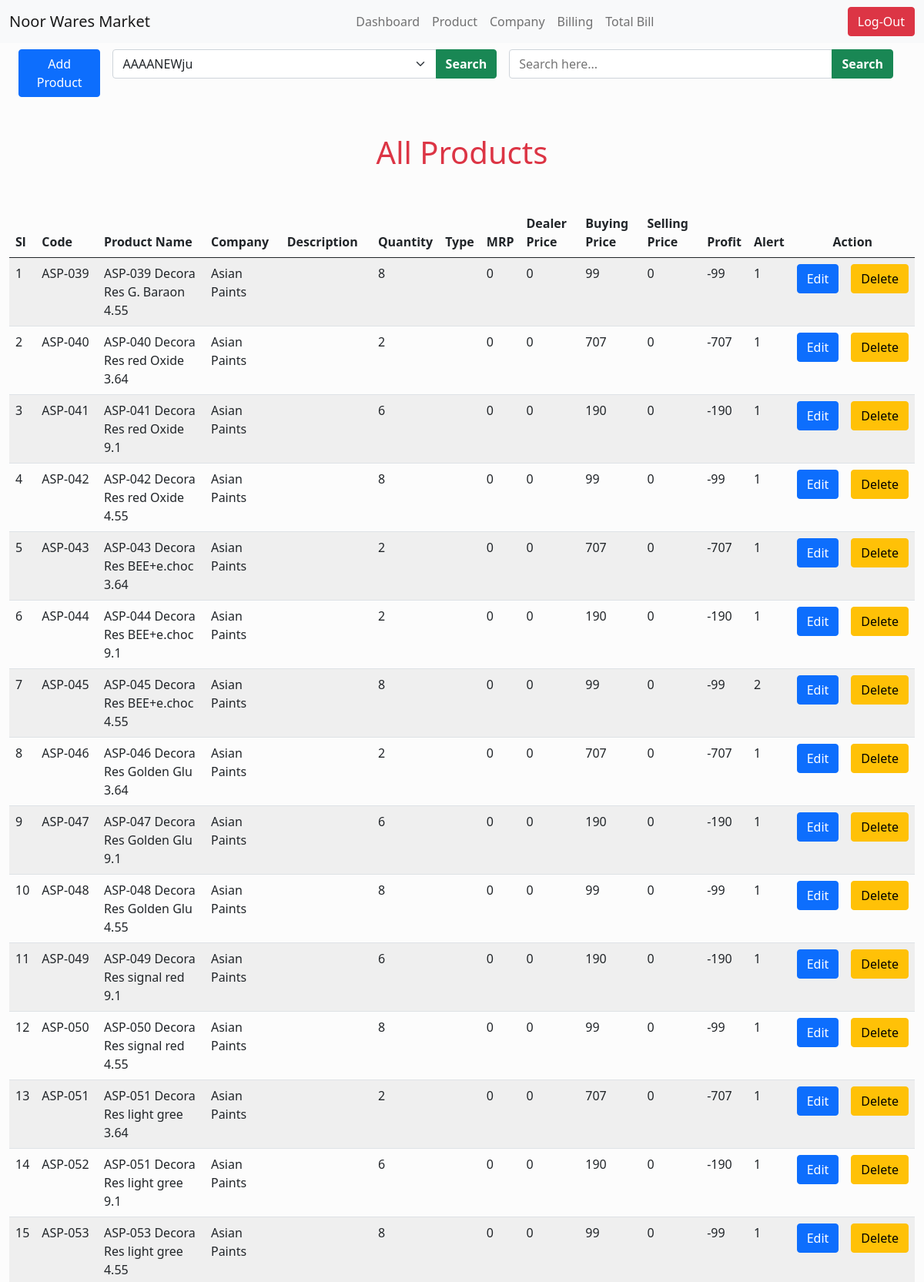
Page /product.php?page=3 (signed in, upper part) on the committed database.
### tables this page shows
CREATE TABLE `product` (
  `product_code` varchar(255) NOT NULL,
  `product_name` varchar(255) NOT NULL,
  `company` varchar(255) NOT NULL,
  `description` varchar(255) NOT NULL,
  `type` varchar(255) NOT NULL,
  `qty` varchar(255) NOT NULL,
  `mrp` varchar(255) NOT NULL,
  `dealer_price` varchar(255) NOT NULL,
  `buying_price` varchar(255) NOT NULL,
  `selling_price` varchar(255) NOT NULL,
  `net_profit` varchar(255) NOT NULL,
  `low_alert` varchar(255) NOT NULL
);

### product.php (the view, shortened to what this page needs)
<?php
    if(isset($_SESSION['User'])){
?>
<?php
    require_once('connection.php');
    $sql = "SELECT * FROM product;";
    $result = mysqli_query($conn, $sql) or die("cannot execute query");
    $dd = mysqli_num_rows($result);
    $result_per_page = 50;
    if(!isset($_GET['page'])){
        $page = 1;
    }
    else{
        $page = $_GET['page'];
    }
    $this_page_first_result = ($page-1)*$result_per_page;
    $sqlpage = "SELECT * FROM product LIMIT $this_page_first_result, $result_per_page";
    $resultpage = mysqli_query($conn, $sqlpage) or die("cannot execute product by page");
?>
<!DOCTYPE html>
<html lang="en" >
<head>
    <link href="https://cdn.jsdelivr.net/npm/bootstrap@5.0.2/dist/css/bootstrap.min.css" rel="stylesheet">
    <link rel="stylesheet" href="style.css">
<link rel="stylesheet" href="stylefooter.css">
</head>
<body onload="randomcode();">
    <nav class="navbar fixed-top navbar-expand-lg navbar-light bg-light">
        <div class="container-fluid">
          <a class="navbar-brand" href="dashboard.php">Noor Wares Market</a>
          <div class="collapse navbar-collapse" id="navbarSupportedContent">
            <ul class="navbar-nav mx-auto mb-2 mb-lg-0">
              <li class="nav-item">
                <a class="nav-link" href="dashboard.php">Dashboard</a>
              </li>
              <li class="nav-item">
                <a class="nav-link" href="product.php">Product</a>
              </li>
              <li class="nav-item">
                <a class="nav-link" href="displayajex.php">Company</a>
              </li>
              <li class="nav-item">
                <a class="nav-link" href="billing2.php">Billing</a>
              </li>
              <li class="nav-item">
                <a class="nav-link" onclick="movetodatebysearch()">Total Bill</a>
              </li>
            </ul>
          </div>
          <a class="btn btn-danger" href="logout.php?logout">Log-Out</a>
        </div>
    </nav>
    <section class="add_delete_search mt-5 container-fluid">
        <div class="btngrp d-flex container-fluid">
            <button type="button" class="btn btn-primary mt-3 me-3" data-bs-toggle="modal" data-bs-target="#exampleModal">
            Add Product
            </button>
            <div class="input-group mt-3 w-50 me-3">
                <form class="w-100"  method="get" action="searchbycompany.php">
                   <div class="input-group">
                    <select id="inputState" class="form-select" name="companygiven">
                        <?php
                            $sql1 = "SELECT DISTINCT Company_name FROM `company`;";
                            $result1 = mysqli_query($conn, $sql1) or die("cannot execute sql1");
                            $dd1 = mysqli_num_rows($result1);
                            if($dd1>0){
                                while( $row1 = mysqli_fetch_assoc($result1)){
                        ?>
                            <option><?php echo $row1['Company_name'];?></option>
                        <?php
                            }
                        }
                        ?>
                        </select>
                        <button type="submit" class="btn btn-success text-white fw-bold">Search</button>
                   </div>
                </form>
            </div>
            <div class="input-group mt-3 w-50 me-3">
                <form class="w-100"  method="get" action="searchbycompany.php">
                   <div class="input-group">
                   <input type="text"class="form-select" List="namegiven1" size="50px" placeholder="Search here..." name="namegiven1">
                        <button type="submit" class="btn btn-success text-white fw-bold">Search</button>
                   </div>
                </form>
            </div>
        </div>
        <div class="tablediv mt-5 table-responsive">
            <h1 class="text-danger text-center mb-5">All Products</h1>
                <table class="table table-striped table-hover">
                    <thead >
                            <tr>
                                <th scope="col">Sl</th>
                                <th scope="col">Code</th>
                                <th scope="col">Product Name</th>
                                <th scope="col">Company</th>
                                <th scope="col">Description</th>
                                <th scope="col">Quantity</th>
                                <th scope="col">Type</th>
                                <th scope="col">MRP</th>
                                <th scope="col">Dealer Price</th>
                                <th scope="col">Buying Price</th>
                                <th scope="col">Selling Price</th>
                                <th scope="col">Profit</th>
                                <th scope="col">Alert</th>
                                <th scope="col" colspan="2" class="text-center">Action</th>
                            </tr>
                        </thead>
                    <tbody>
                        <?php
                            if($dd>0){
                                $i = 1;
                                while($row = mysqli_fetch_assoc($resultpage)){
                                   $qty = $row['qty'];
                                   $alt = $row['low_alert'];
                        ?>
                                <tr
                                <?php
                                    if($qty <= $alt){
                                        echo 'class="bg-danger fw-bold "';
                                    }
                                ?>
                                >
                                    <td><?php echo $i; ?></td>
                                    <td><?php echo $row['product_code']; ?></td>
                                    <td><?php echo $row['product_name']; ?></td>
                                    <td><?php echo $row['company']; ?></td>
                                    <td><?php echo $row['description']; ?></td>
                                    <td><?php echo $row['qty']; ?></td>
                                    <td><?php echo $row['type']; ?></td>
                                    <td><?php echo $row['mrp']; ?></td>
                                    <td><?php echo $row['dealer_price']; ?></td>
                                    <td><?php echo $row['buying_price']; ?></td>
                                    <td><?php echo $row['selling_price']; ?></td>
                                    <td><?php echo $row['net_profit']; ?></td>
                                    <td><?php echo $row['low_alert']; ?></td>
                                    <td> <a href= "edit.php?pname=<?php echo $row['product_name']; ?>&qty=<?php echo $row['qty'];?>&
                                    company=<?php echo $row['company'];?>&dprice=<?php echo $row['dealer_price'];?>
                                    &bprice=<?php echo $row['buying_price'];?>&sprice=<?php echo $row['selling_price'];?>
                                    &low_alert=<?php echo $row['low_alert'];?>&des=<?php echo $row['description'];?>
                                    &bprice=<?php echo $row['buying_price'];?>&PCODE=<?php echo $row['product_code'];?>&mrp=<?php echo $row['mrp'];?>&profit=<?php echo $row['net_profit'];?>&type=<?php echo $row['type']; ?>
                                    "
                                        class= "btn btn-primary">Edit</a> </td>
                                        <td> <a href= "dlt.php?delete=<?php echo $row['product_name']; ?>&PCODE=<?php echo $row['product_code'];?>
                                    &qty=<?php echo $row['qty'];?>&
                                    company=<?php echo $row['company'];?>&bprice=<?php echo $row['buying_price'];?>
                                    "
                                        class= "btn btn-warning"  >Delete</a> </td>
                                </tr>
                        <?php
                             $i = $i+1;
                                }
                            }
                        ?>
                    </tbody>
                </table>
            </div>
    </section>
</body>
</html>
<?php
    }
    else{
        header("location:index.php");
    }
?>

### style.css (style rules this page uses)
.add_delete_search .tablediv table { width: 100%; overflow-x: scroll; }

### stylefooter.css (style rules this page uses)
* { margin: 0; padding: 0; box-sizing: border-box; }
body { background: #fcfcfc; }

### rows in the picture
product: product_code "ASP-039", product_name "ASP-039 Decora Res G. Baraon 4.55", company "Asian Paints", qty "8", mrp "0", dealer_price "0", buying_price "99", selling_price "0", net_profit "-99", low_alert "1"
product: product_code "ASP-040", product_name "ASP-040 Decora Res red Oxide 3.64", company "Asian Paints", qty "2", mrp "0", dealer_price "0", buying_price "707", selling_price "0", net_profit "-707", low_alert "1"
product: product_code "ASP-041", product_name "ASP-041 Decora Res red Oxide 9.1", company "Asian Paints", qty "6", mrp "0", dealer_price "0", buying_price "190", selling_price "0", net_profit "-190", low_alert "1"
product: product_code "ASP-042", product_name "ASP-042 Decora Res red Oxide 4.55", company "Asian Paints", qty "8", mrp "0", dealer_price "0", buying_price "99", selling_price "0", net_profit "-99", low_alert "1"
product: product_code "ASP-043", product_name "ASP-043 Decora Res BEE+e.choc 3.64", company "Asian Paints", qty "2", mrp "0", dealer_price "0", buying_price "707", selling_price "0", net_profit "-707", low_alert "1"
product: product_code "ASP-044", product_name "ASP-044 Decora Res BEE+e.choc 9.1", company "Asian Paints", qty "2", mrp "0", dealer_price "0", buying_price "190", selling_price "0", net_profit "-190", low_alert "1"
product: product_code "ASP-045", product_name "ASP-045 Decora Res BEE+e.choc 4.55", company "Asian Paints", qty "8", mrp "0", dealer_price "0", buying_price "99", selling_price "0", net_profit "-99", low_alert "2"
product: product_code "ASP-046", product_name "ASP-046 Decora Res Golden Glu 3.64", company "Asian Paints", qty "2", mrp "0", dealer_price "0", buying_price "707", selling_price "0", net_profit "-707", low_alert "1"
product: product_code "ASP-047", product_name "ASP-047 Decora Res Golden Glu 9.1", company "Asian Paints", qty "6", mrp "0", dealer_price "0", buying_price "190", selling_price "0", net_profit "-190", low_alert "1"
product: product_code "ASP-048", product_name "ASP-048 Decora Res Golden Glu 4.55", company "Asian Paints", qty "8", mrp "0", dealer_price "0", buying_price "99", selling_price "0", net_profit "-99", low_alert "1"
product: product_code "ASP-049", product_name "ASP-049 Decora Res signal red 9.1", company "Asian Paints", qty "6", mrp "0", dealer_price "0", buying_price "190", selling_price "0", net_profit "-190", low_alert "1"
product: product_code "ASP-050", product_name "ASP-050 Decora Res signal red 4.55", company "Asian Paints", qty "8", mrp "0", dealer_price "0", buying_price "99", selling_price "0", net_profit "-99", low_alert "1"
product: product_code "ASP-051", product_name "ASP-051 Decora Res light gree 3.64", company "Asian Paints", qty "2", mrp "0", dealer_price "0", buying_price "707", selling_price "0", net_profit "-707", low_alert "1"
product: product_code "ASP-052", product_name "ASP-051 Decora Res light gree 9.1", company "Asian Paints", qty "6", mrp "0", dealer_price "0", buying_price "190", selling_price "0", net_profit "-190", low_alert "1"
product: product_code "ASP-053", product_name "ASP-053 Decora Res light gree 4.55", company "Asian Paints", qty "8", mrp "0", dealer_price "0", buying_price "99", selling_price "0", net_profit "-99", low_alert "1"

### other values in the picture
form field companygiven "AAAANEWju"
